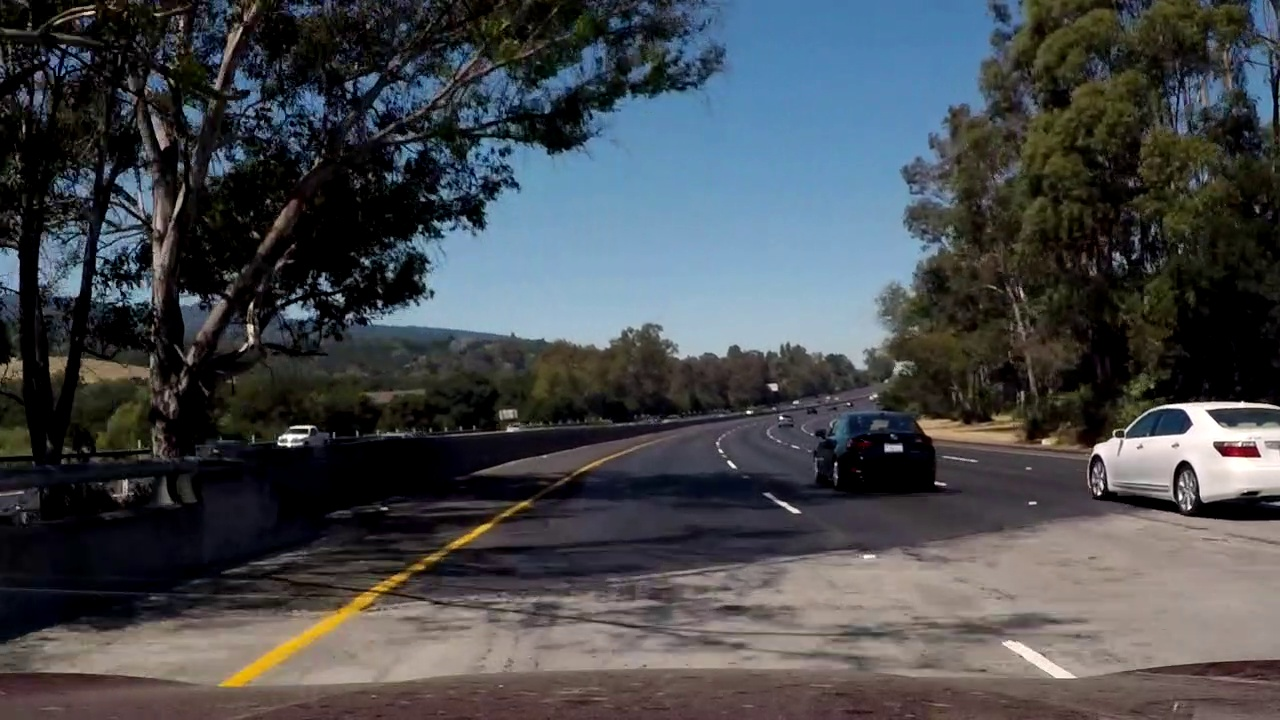
#> input picture test_images/difficult_frame_1036.jpg, 1280 x 720 px, given in place of test2.jpg, which was not available
$ jupyter execute --allow-errors Solution-Part2-Pixel_Lane_Output.ipynb   (shell and % lines are left out)   (older library calls are emulated)   (text cells are left out)
#> lines starting #> are read from the running program, lines starting #| are printed output that depends on the picture; after the words box and inside, x2 and y2 are one past the last pixel; in counts of white or black regions, pixels touching at a corner belong together; long printed decimals are rounded; pictures that were not available may be replaced by others from this repository, and a replacement may not be noted
[cell 1]
import os
import glob
import warnings
import pickle
from collections import namedtuple
import numpy as np
import matplotlib.pyplot as plt
import matplotlib.image as mpimg
import cv2
import ipywidgets as widgets
from moviepy.editor import VideoFileClip

[cell 2]
# setting

DOCS_FOLDER = "./docs"
os.makedirs(DOCS_FOLDER, exist_ok=True)
OUTPUT_FOLDER_PIPELINE = "./output_images"
os.makedirs(OUTPUT_FOLDER_PIPELINE, exist_ok=True)
FIG_SIZE = (16, 8)
GLOB_CALIBRATION_IMAGES = "./camera_cal/*.jpg"
GLOB_TEST_IMAGES = "./test_images/*.jpg"

[cell 3]
# load previous data

data_store__part_1 = pickle.load(open("data_store__part_1.pkl", "rb"))
#> (reads data_store__part_1.pkl from the repository)
#> the sliders are set to path_img = <module 'ipywidgets.Dropdown_', thresh_abs = [20, 255], kernel_abs = 3, thresh_mag = [55, 175], kernel_mag = 3, thresh_dir = [0.7, 1.3], kernel_dir = 9, thresh_s = [175, 255]
#> the sliders are set to 
#> the sliders are set to 
locals().update(data_store__part_1)

[cell 4]
data_store__part_1

[cell 5]
# Utility

def load_img(path_img):
    img = mpimg.imread(path_img)
    return img

def convert_gray(img):
    img_gray = cv2.cvtColor(img, cv2.COLOR_RGB2GRAY)
    return img_gray

def undistort_img(img):
    return cv2.undistort(img, MTX, DIST)

def load_undistort_img(path_img):
    img = load_img(path_img)
    return undistort_img(img)

def warp_image(img):
    img_size = img.shape[1], img.shape[0]
    return cv2.warpPerspective(img, M, img_size)

def unwarp_image(img):
    img_size = img.shape[1], img.shape[0]
    return cv2.warpPerspective(img, MINV, img_size)

def draw_polylines(img, pts, is_closed=True, color=[255, 0, 0], thickness=2):
    pts = np.asarray(pts).reshape(-1, 1, 2)
    return cv2.polylines(img, [pts], is_closed, color, thickness)

[cell 6]
# Binary masking functions from the course

def abs_sobel_thresh(img, orient='x', sobel_kernel=3, thresh=(0, 255)):
    """Absolute gradient threshold along x or y direction."""
    if orient not in ['x', 'y']:
        raise ValueError("orient must be either 'x' or 'y'")
    gray = convert_gray(img)
    order = (1, 0) if orient == 'x' else (0, 1)
    grad = cv2.Sobel(gray, cv2.CV_64F, *order, ksize=sobel_kernel)
    abs_grad = np.abs(grad)
    scaled_grad = np.uint8(255.0 * abs_grad / np.max(abs_grad))
    mask = (thresh[0] <= scaled_grad) & (scaled_grad < thresh[1])
    binary_output = np.zeros_like(scaled_grad)
    binary_output[mask] = 1
    return binary_output


def mag_thresh(img, sobel_kernel=3, thresh=(0, 255)):
    """Threshold on gradient magnitude"""
    gray = convert_gray(img)
    sobelx = cv2.Sobel(gray, cv2.CV_64F, 1, 0, ksize=sobel_kernel)
    sobely = cv2.Sobel(gray, cv2.CV_64F, 0, 1, ksize=sobel_kernel)
    mag = np.sqrt(np.square(sobelx) + np.square(sobely))
    scaled_mag = np.uint8(255.0 * mag / np.max(mag))
    mask = (thresh[0] <= scaled_mag) & (scaled_mag <= thresh[1])
    binary_output = np.zeros_like(scaled_mag)
    binary_output[mask] = 1
    return binary_output


def dir_threshold(img, sobel_kernel=3, thresh=(0, np.pi/2)):
    """Filter by gradient direction"""
    gray = convert_gray(img)
    sobelx = cv2.Sobel(gray, cv2.CV_64F, 1, 0, ksize=sobel_kernel)
    sobely = cv2.Sobel(gray, cv2.CV_64F, 0, 1, ksize=sobel_kernel)
    abs_sobelx = np.abs(sobelx)
    abs_sobely = np.abs(sobely)
    # note: arctan2 assumes input ordering y, x
    direct = np.arctan2(abs_sobely, abs_sobelx)
    mask = (thresh[0] <= direct) & (direct <= thresh[1])
    binary_output = np.zeros_like(direct)
    binary_output[mask] = 1
    return binary_output


def s_select(img, thresh=(0, 255)):
    hls = cv2.cvtColor(img, cv2.COLOR_RGB2HLS)
    S = hls[:, :, 2]
    mask = (thresh[0] < S) & (S <= thresh[1])
    binary_output = np.zeros_like(S)
    binary_output[mask] = 1
    return binary_output

[cell 7]
# Utility to plot a collection of images

# [13 lines left out: function show_images, not called in this run]

[cell 8]
# make a config class utilized in the threshold_img function

Config = namedtuple("Config", (
    " thresh_abs kernel_abs "
    " thresh_mag kernel_mag thresh_dir kernel_dir "
    " thresh_s "
))


def threshold_img(img, cfg: Config, return_collection=False):
    gradx_binary = abs_sobel_thresh(img, 'x', cfg.kernel_abs, cfg.thresh_abs)
    grady_binary = abs_sobel_thresh(img, 'y', cfg.kernel_abs, cfg.thresh_abs)
    mag_binary = mag_thresh(img, cfg.kernel_mag, cfg.thresh_mag)
    dir_binary = dir_threshold(img, cfg.kernel_dir, cfg.thresh_dir)
    s_binary = s_select(img, cfg.thresh_s)
    combined = np.zeros_like(s_binary)
    cond__x_y = ((gradx_binary == 1) & (grady_binary == 1))
    cond__mag_dir = ((mag_binary == 1) & (dir_binary == 1))
    cond__s = (s_binary == 1)
    combined[cond__x_y | cond__mag_dir | cond__s] = 1
    res = combined
    if return_collection:
        res =  {
            'combined': combined,
            'x-y': cond__x_y,
            'mag-dir': cond__mag_dir,
            's': cond__s
        }
    return res

[cell 9]
# solution are taken to be the new default setting after optimization, so that notebook can savely rerun

CFG = None


#> (the rest of this cell did not finish here and is left out)

[cell 10]
CFG

#> (a cell that did not finish here is left out)

#> (a cell that did not finish here is left out)

[cell 13]
def fit_poly(img_shape, leftx, lefty, rightx, righty):
    """Fit quadratic polynomial to left and right pixels
    and return its parameters and predictions."""
    # fit parameter
    left_fit = np.polyfit(lefty, leftx, deg=2)
    right_fit = np.polyfit(righty, rightx, deg=2)
    # create predictions
    ploty = np.linspace(0, img_shape[0] - 1, img_shape[0])
    left_fitx = left_fit[0] * ploty ** 2 + left_fit[1] * ploty + left_fit[2]
    right_fitx = right_fit[0] * ploty ** 2 + right_fit[1] * ploty + right_fit[2]
    return (left_fit, right_fit), (left_fitx, right_fitx, ploty)


def add_predictions(out_img, left_fitx, right_fitx, ploty):
    """Adds predictions to image"""
    for fitx in [left_fitx, right_fitx]:
        out_img = cv2.polylines(out_img, [np.asarray([fitx, ploty]).T.astype(np.int32)], False, [255, 255, 0], 4)
    return out_img


def find_lane_pixels(binary_warped, return_img=True):
    """Find lane pixels using sliding window approach."""

    # step a
    # find bottom lane points via histogram peaks
    histogram = np.sum(binary_warped[binary_warped.shape[0] // 2 :, :], axis=0)
    midpoint = np.int(histogram.shape[0] // 2)
    leftx_base = np.argmax(histogram[:midpoint])
    rightx_base = np.argmax(histogram[midpoint:]) + midpoint

    # hyperparameter
    nwindows = 9  # sliding window
    margin = 100  # margin
    minpix = 50   # minimum number of pixels for recenter

    # init
    window_height = np.int(binary_warped.shape[0]//nwindows)
    nonzero = binary_warped.nonzero()
    nonzeroy = np.array(nonzero[0])
    nonzerox = np.array(nonzero[1])
    leftx_current = leftx_base
    rightx_current = rightx_base
    left_lane_inds = []
    right_lane_inds = []
    if return_img:
        out_img = 255 * np.dstack((binary_warped, binary_warped, binary_warped))

    # loop over windows
    for window in range(nwindows):
        # window boundaries
        win_y_low = binary_warped.shape[0] - (window+1)*window_height
        win_y_high = binary_warped.shape[0] - window*window_height
        win_xleft_low = leftx_current - margin
        win_xleft_high = leftx_current + margin
        win_xright_low = rightx_current - margin
        win_xright_high = rightx_current + margin

        # draw window
        if return_img:
            cv2.rectangle(out_img, (win_xleft_low,win_y_low), (win_xleft_high,win_y_high), (0,255,0), 2)
            cv2.rectangle(out_img, (win_xright_low,win_y_low), (win_xright_high,win_y_high), (0,255,0), 2)

        # step b
        # identify pixels falling in current window
        good_left_inds = [
            i for i, (x, y) in enumerate(zip(nonzerox, nonzeroy))
            if (win_xleft_low <= x < win_xleft_high) and (win_y_low <= y < win_y_high)
        ]
        good_right_inds = [
            i for i, (x, y) in enumerate(zip(nonzerox, nonzeroy))
            if (win_xright_low <= x < win_xright_high) and (win_y_low <= y <= win_y_high)
        ]
        left_lane_inds.append(good_left_inds)
        right_lane_inds.append(good_right_inds)

        # step c
        # recenter if we found sufficiently many
        if len(good_left_inds) > minpix:
            leftx_current = np.int(np.mean(nonzerox[good_left_inds]))
        if len(good_right_inds) > minpix:
            rightx_current = np.int(np.mean(nonzerox[good_right_inds]))

    # prepare lane pixels
    left_lane_inds = np.concatenate(left_lane_inds).astype(np.int)
    right_lane_inds = np.concatenate(right_lane_inds).astype(np.int)
    leftx = nonzerox[left_lane_inds]
    lefty = nonzeroy[left_lane_inds]
    rightx = nonzerox[right_lane_inds]
    righty = nonzeroy[right_lane_inds]
    result = {
        'lane_pixels': (leftx, lefty, rightx, righty)
    }

    # fit
    (left_fit, right_fit), (left_fitx, right_fitx, ploty) = fit_poly(binary_warped.shape, leftx, lefty, rightx, righty)
    result["fit_parameter"] = (left_fit, right_fit)
    result["fit_predictions"] = (left_fitx, right_fitx, ploty)

    if return_img:
        # color lane pixels
        out_img[lefty, leftx] = [255, 0, 0]
        out_img[righty, rightx] = [0, 0, 255]
        out_img = add_predictions(out_img, left_fitx, right_fitx, ploty)

    res = result
    if return_img:
        res = result, out_img
    return res

#> (a cell that did not finish here is left out)

#> (a cell that did not finish here is left out)

[cell 16]
def compute_curvature(fit, y_eval):
    A, B, C = fit
    A = XM_PER_PIX / YM_PER_PIX**2 * A
    B = XM_PER_PIX / YM_PER_PIX * B
    y_eval = y_eval * YM_PER_PIX
    curverad = (1 + (2 * A * y_eval + B)**2 )**1.5 / np.abs(2 * A)
    return curverad

def compute_vehicle_position(left_x, right_x, center):
    mid = (left_x + right_x) / 2
    pos = (mid - center)
    pos = pos * XM_PER_PIX
    return pos

def compute_measures(left_fit, right_fit, img_shape):
    y_eval = img_shape[0] - 1
    left_curve = compute_curvature(left_fit, y_eval)
    right_curve = compute_curvature(right_fit, y_eval)
    avg_curve = (left_curve + right_curve) / 2
    bottom_left_x = left_fit[0] * y_eval ** 2 + left_fit[1] * y_eval + left_fit[2]
    bottom_left_y = right_fit[0] * y_eval ** 2 + right_fit[1] * y_eval + right_fit[2]
    center = (img_shape[1] - 1) / 2
    pos = compute_vehicle_position(bottom_left_x, bottom_left_y, center)
    return avg_curve, pos

[cell 17]
# dev
# example checking both curvature computations

img = load_undistort_img("./test_images/test2.jpg")
#> call 4 of load_img, with path_img = './test_images/test2.jpg'
#> in load_img, img is the input picture: shape (720, 1280, 3); mean R, G, B 70, 73.1, 76.7
img_thresh = threshold_img(img, CFG)
#> in abs_sobel_thresh, `mask = (thresh[0] <= scaled_grad) & (scaled_grad < thresh[1])`:
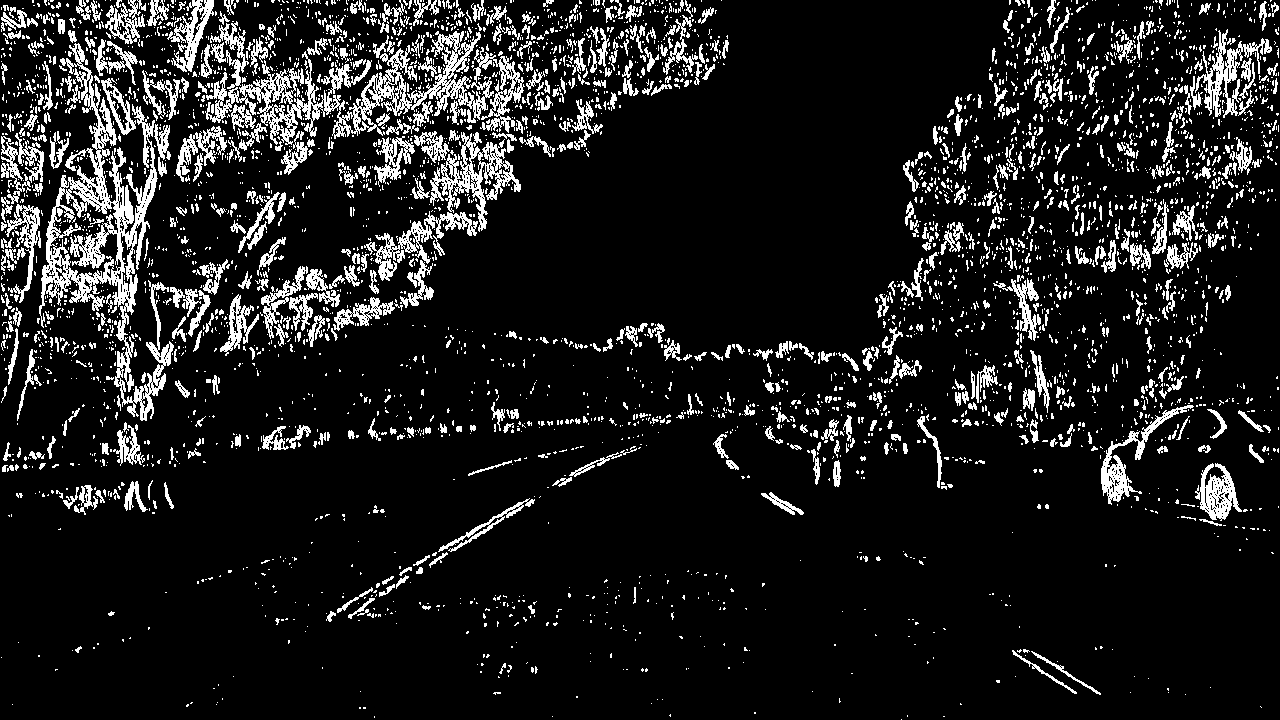
#> mask: shape (720, 1280) bool; 11.6% white in thin lines or dots
#> in s_select, `S = hls[:, :, 2]`:
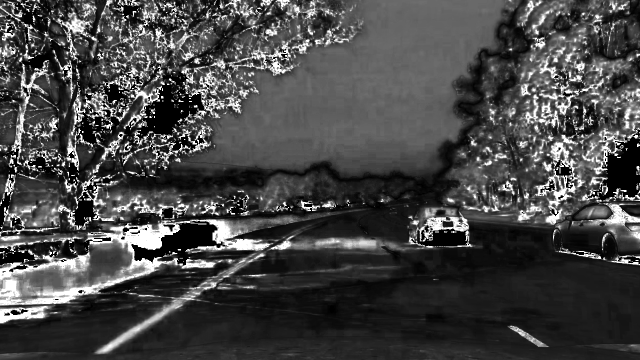
#> S: shape (720, 1280) (shown at 1/2 size); min 0, max 255, mean 70
#> img_thresh: shape (720, 1280); values 0 (black) and 1 (white), 13.4% white; 5784 white regions (5091 under 20 px), largest, box (x1, y1, x2, y2) and area: (0, 433, 540, 611) 18431, (372, 129, 487, 242) 2846, (8, 224, 118, 331) 2671
warp_thresh = warp_image(img_thresh)
res, img_lane = find_lane_pixels(warp_thresh)
#> in find_lane_pixels, `histogram = np.sum(binary_warped[binary_warped.shape[0] // 2 :, :], ax..`: histogram = 1280 values, max 197 at index 271, min 0 at index 445, mean 27.82
#> in find_lane_pixels, `leftx_base = np.argmax(histogram[:midpoint])`: leftx_base = 271
#> in find_lane_pixels, `rightx_base = np.argmax(histogram[midpoint:]) + midpoint`: rightx_base = 1014
#> in find_lane_pixels, `nonzero = binary_warped.nonzero()`: nonzero = 98897 positions, rows 0 to 715, columns 0 to 1279
#> in find_lane_pixels, `leftx_current = leftx_base`: leftx_current = 271
#> in find_lane_pixels, `rightx_current = rightx_base`: rightx_current = 1014
#> the loop in find_lane_pixels, `for window in range(nwindows):` made 9 passes
#> (win_xleft_low, win_xleft_high, win_xright_low, win_xright_high, leftx_current, rightx_current) on passes 1, 2, 4, 5, 6: (171, 371, 914, 1114, 272, 1011), (172, 372, 911, 1111, 280, 1040), (181, 381, 940, 1140, 280, 1026), (180, 380, 926, 1126, 266, 980), (166, 366, 880, 1080, 304, 969)
#> after the loop in find_lane_pixels, `for window in range(nwindows):`:
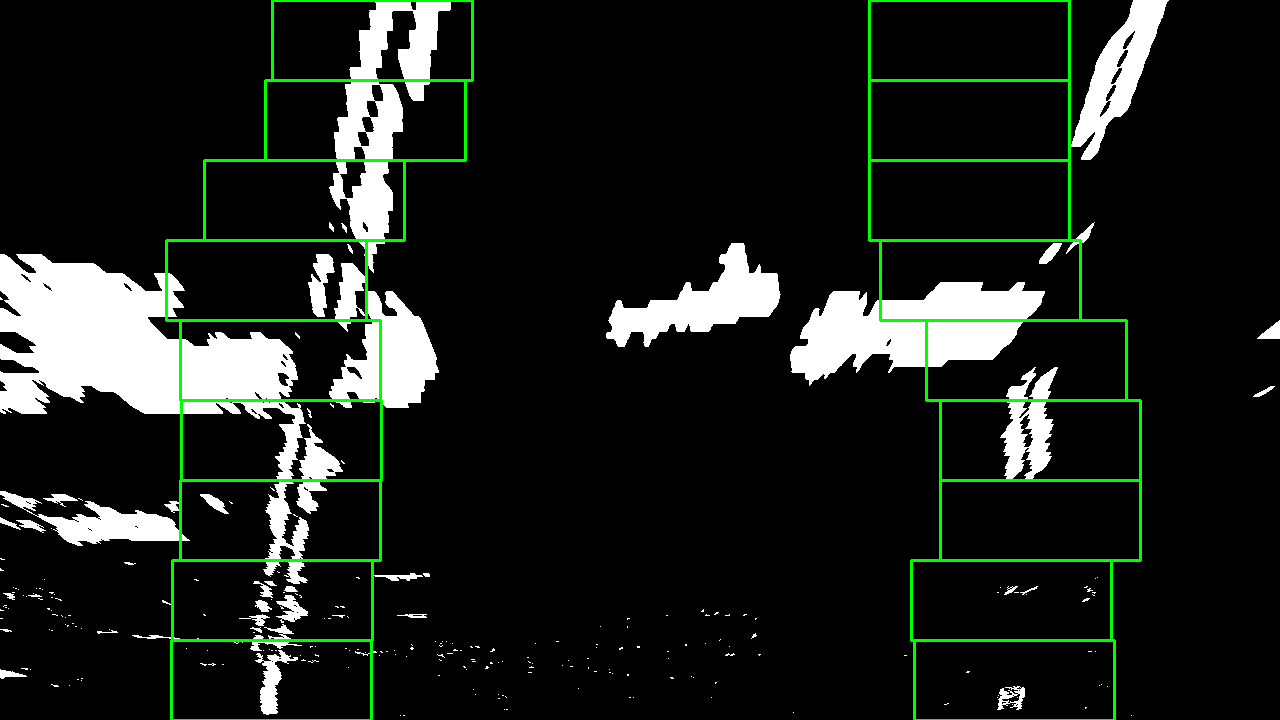
#> out_img: shape (720, 1280, 3); mean of channels 0, 1, 2 26.6, 32.1, 26.6; drawn as R, G, B
#> after the loop in find_lane_pixels, `for window in range(nwindows):`: left_lane_inds = 9 items
#> in find_lane_pixels, `right_lane_inds = np.concatenate(right_lane_inds).astype(np.int)`: right_lane_inds = 12698 values, max 98827 at index 374, min 17643 at index 7589, mean 54593.2
#> in find_lane_pixels, `rightx = nonzerox[right_lane_inds]`: rightx = 12698 values, max 1107 at index 18, min 880 at index 9445, mean 987.4
#> in find_lane_pixels, `righty = nonzeroy[right_lane_inds]`: righty = 12698 values, max 709 at index 368, min 240 at index 7589, mean 361.4
#> in fit_poly, `left_fit = np.polyfit(lefty, leftx, deg=2)`: left_fit = [0.00058, -0.617, 432]
#> in fit_poly, `right_fit = np.polyfit(righty, rightx, deg=2)`: right_fit = [-0.000695, 0.835, 781.3]
#> in fit_poly, `left_fitx = left_fit[0] * ploty ** 2 + left_fit[1] * ploty + left_fit[2]`: left_fitx = 720 values, max 432 at index 0, min 268.1 at index 532, mean 310.3
#> in fit_poly, `right_fitx = right_fit[0] * ploty ** 2 + right_fit[1] * ploty + right_..`: right_fitx = 720 values, max 1032.2 at index 601, min 781.3 at index 0, mean 961.7
#> in find_lane_pixels, `(left_fit, right_fit), (left_fitx, right_fitx, ploty) = fit_poly(binar..`: left_fit = [0.00058, -0.617, 432]; right_fit = [-0.000695, 0.835, 781.3]; ploty = 720 values from 0 to 719
#> the loop in add_predictions, `for fitx in [left_fitx, right_fitx]:` made 2 passes
#> pass 2, in add_predictions, `out_img = cv2.polylines(out_img, [np.asarray([fitx, ploty]).T.astype(n..`:
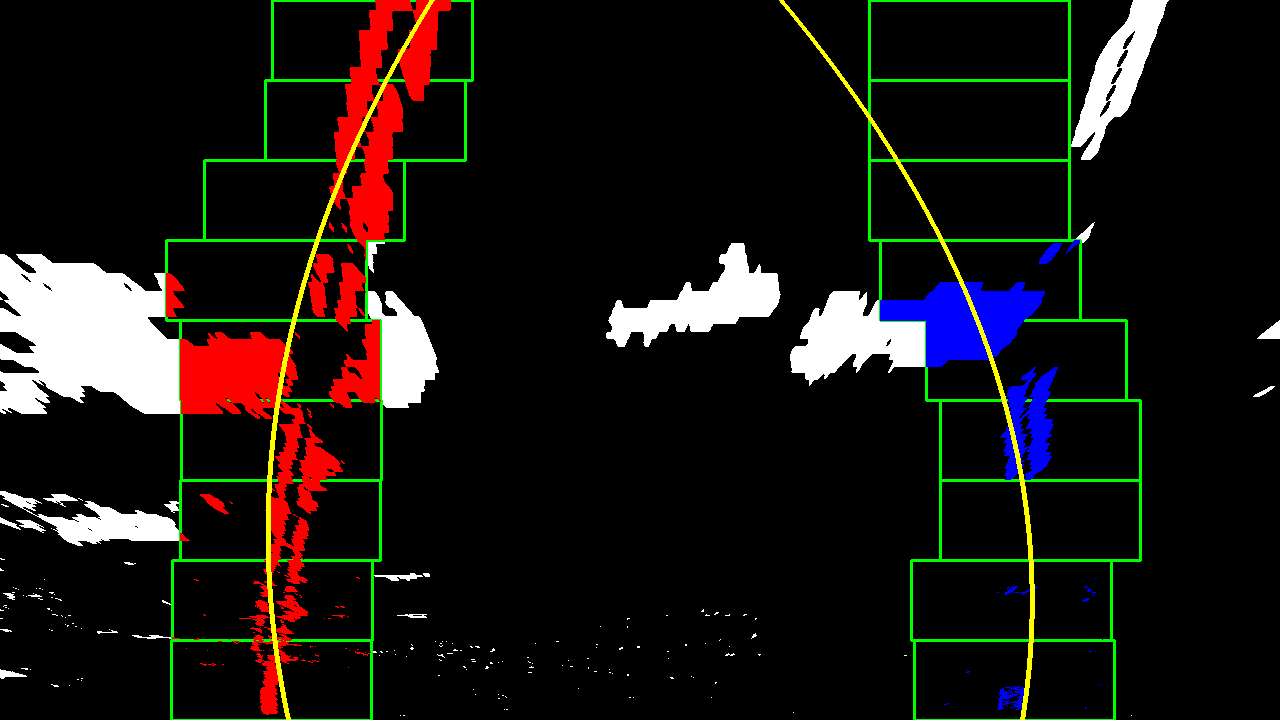
#> out_img: shape (720, 1280, 3); mean of channels 0, 1, 2 25.4, 21.6, 18; drawn as R, G, B
#> in find_lane_pixels, `res = result`: res = 3 items
#> res = 3 items
left_fit, right_fit = res["fit_parameter"]
#> left_fit = [0.00058, -0.617, 432]; right_fit = [-0.000695, 0.835, 781.3]
print(compute_measures(left_fit, right_fit, img_lane.shape))
#> in compute_curvature, `A, B, C = fit`: A = 0.00058; B = -0.617; C = 432
#> in compute_curvature, `A = XM_PER_PIX / YM_PER_PIX**2 * A`: A = 0.00475
#> in compute_curvature, `B = XM_PER_PIX / YM_PER_PIX * B`: B = -0.128
#> in compute_curvature, `curverad = (1 + (2 * A * y_eval + B)**2 )**1.5 / np.abs(2 * A)`: curverad = 105.6
#> in compute_measures, `right_curve = compute_curvature(right_fit, y_eval)`: right_curve = 88
#> in compute_measures, `avg_curve = (left_curve + right_curve) / 2`: avg_curve = 96.78
#> in compute_measures, `bottom_left_x = left_fit[0] * y_eval ** 2 + left_fit[1] * y_eval + lef..`: bottom_left_x = 288.4
#> in compute_measures, `bottom_left_y = right_fit[0] * y_eval ** 2 + right_fit[1] * y_eval + r..`: bottom_left_y = 1022.6
#> in compute_vehicle_position, `mid = (left_x + right_x) / 2`: mid = 655.5
#> in compute_vehicle_position, `pos = (mid - center)`: pos = 16
#> in compute_vehicle_position, `pos = pos * XM_PER_PIX`: pos = 0.0846
#| (96.779, 0.08456)
xs, ys = res["lane_pixels"][:2]
xs = np.array(xs).astype('float')
ys = np.array(ys).astype('float')

[cell 18]
# Option 1 - Scale data points before

scale_xs = XM_PER_PIX * xs
scale_ys = YM_PER_PIX * ys
A, B, C = np.polyfit(scale_ys, scale_xs, deg=2)
#> A = 0.00475; B = -0.128; C = 2.28
y_eval = 719 * YM_PER_PIX
(1 + (2 * A * y_eval + B)**2 )**1.5 / np.abs(2 * A)
#> Out = 105.6

[cell 19]
# Option 2 - Scale fit parameters

A, B, C = np.polyfit(ys, xs, deg=2)
#> A = 0.00058; B = -0.617; C = 432
A = XM_PER_PIX / YM_PER_PIX**2 * A
#> A = 0.00475
B = XM_PER_PIX / YM_PER_PIX * B
#> B = -0.128
y_eval = 719 * YM_PER_PIX
(1 + (2 * A * y_eval + B)**2 )**1.5 / np.abs(2 * A)
#> Out = 105.6
#> the sliders are set to 
